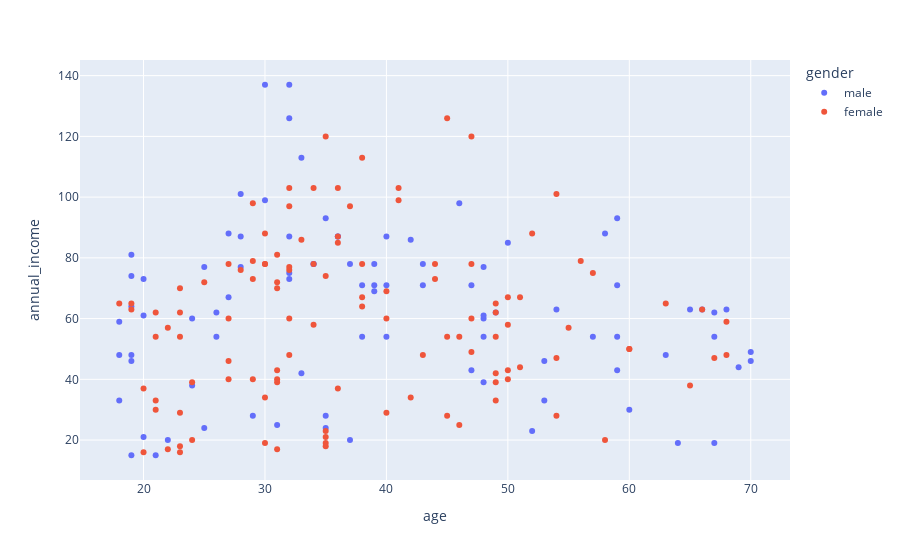

Notebook source saved alongside this figure:
### Code cell
px.scatter(df, x = "age", y = "annual_income", color = "gender" ,opacity = 1)

### Figure 1 — Plotly figure (JSON) as saved in the notebook; plotly's stock layout.template omitted (floating-point values rounded to 4 significant figures)
{"data": [{"hovertemplate": "gender=male<br>age=%{x}<br>annual_income=%{y}<extra></extra>", "legendgroup": "male", "marker": {"color": "#636efa", "opacity": 1, "symbol": "circle"}, "mode": "markers", "name": "male", "orientation": "v", "showlegend": true, "type": "scatter", "x": [19, 21, 64, 67, 37, 22, 20, 52, 35, 25, 31, 29, 35, 60, 53, 18, 24, 48, 33, 59, 47, 69, 53, 70, 19, 63, 18, 19, 70, 59, 26, 40, 57, 38, 67, 48, 18, 48, 24, 48, 20, 67, 26, 49, 54, 68, 66, 65, 19, 27, 39, 43, 40, 59, 38, 47, 39, 20, 32, 19, 32, 25, 28, 48, 34, 43, 39, 37, 34, 19, 50, 42, 32, 40, 28, 36, 36, 58, 27, 59, 35, 46, 30, 28, 33, 32, 32, 30], "xaxis": "x", "y": [15, 15, 19, 19, 20, 20, 21, 23, 24, 24, 25, 28, 28, 30, 33, 33, 38, 39, 42, 43, 43, 44, 46, 46, 46, 48, 48, 48, 49, 54, 54, 54, 54, 54, 54, 54, 59, 60, 60, 61, 61, 62, 62, 62, 63, 63, 63, 63, 64, 67, 69, 71, 71, 71, 71, 71, 71, 73, 73, 74, 75, 77, 77, 77, 78, 78, 78, 78, 78, 81, 85, 86, 87, 87, 87, 87, 87, 88, 88, 93, 93, 98, 99, 101, 113, 126, 137, 137], "yaxis": "y"}, {"hovertemplate": "gender=female<br>age=%{x}<br>annual_income=%{y}<extra></extra>", "legendgroup": "female", "marker": {"color": "#EF553B", "opacity": 1, "symbol": "circle"}, "mode": "markers", "name": "female", "orientation": "v", "showlegend": true, "type": "scatter", "x": [20, 23, 31, 22, 35, 23, 30, 35, 58, 24, 35, 35, 46, 54, 45, 40, 23, 21, 49, 21, 42, 30, 36, 20, 65, 31, 49, 24, 50, 27, 29, 31, 49, 31, 50, 51, 27, 67, 54, 43, 68, 32, 47, 60, 60, 45, 23, 49, 46, 21, 55, 22, 34, 50, 68, 40, 32, 47, 27, 23, 49, 21, 66, 19, 38, 18, 19, 63, 49, 51, 50, 38, 40, 23, 31, 25, 31, 29, 44, 35, 57, 28, 32, 32, 34, 44, 38, 47, 27, 30, 30, 56, 29, 31, 36, 33, 36, 52, 30, 37, 32, 29, 41, 54, 41, 36, 34, 32, 38, 47, 35, 45], "xaxis": "x", "y": [16, 16, 17, 17, 18, 18, 19, 19, 20, 20, 21, 23, 25, 28, 28, 29, 29, 30, 33, 33, 34, 34, 37, 37, 38, 39, 39, 39, 40, 40, 40, 40, 42, 43, 43, 44, 46, 47, 47, 48, 48, 48, 49, 50, 50, 54, 54, 54, 54, 54, 57, 57, 58, 58, 59, 60, 60, 60, 60, 62, 62, 62, 63, 63, 64, 65, 65, 65, 65, 67, 67, 67, 69, 70, 70, 72, 72, 73, 73, 74, 75, 76, 76, 77, 78, 78, 78, 78, 78, 78, 78, 79, 79, 81, 85, 86, 87, 88, 88, 97, 97, 98, 99, 101, 103, 103, 103, 103, 113, 120, 120, 126], "yaxis": "y"}], "layout": {"legend": {"title": {"text": "gender"}, "tracegroupgap": 0}, "margin": {"t": 60}, "xaxis": {"anchor": "y", "domain": [0, 1], "title": {"text": "age"}}, "yaxis": {"anchor": "x", "domain": [0, 1], "title": {"text": "annual_income"}}}}
